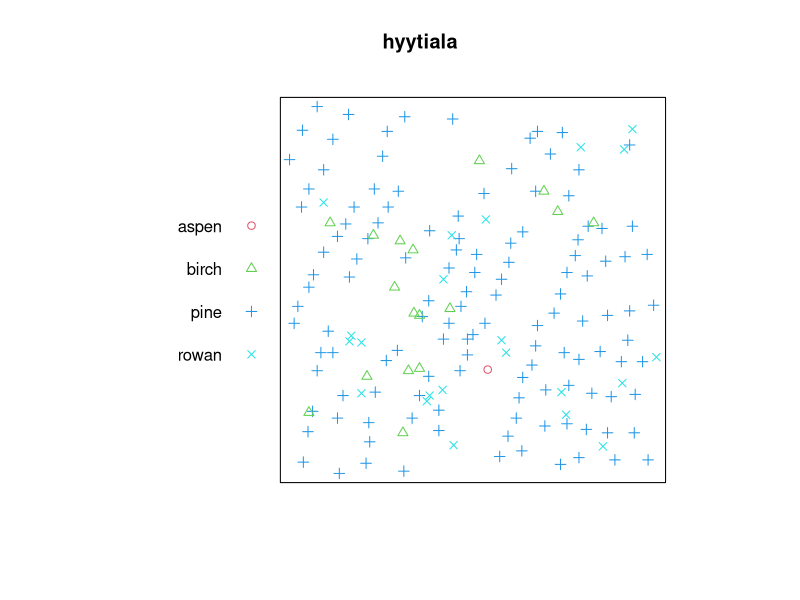

This figure's R source:
library(spatstat.data)


### Name: hyytiala
### Title: Scots pines and other trees at Hyytiala
### Aliases: hyytiala
### Keywords: datasets spatial

### ** Examples

data(hyytiala)
  if(require(spatstat)) {
plot(hyytiala, cols=2:5)
  }
